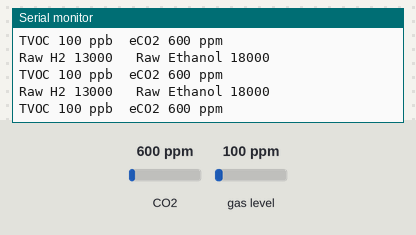
A sketch run on a simulated Arduino Uno, built with avr-gcc and run on an emulated ATmega328P. Shown: the last lines printed to the serial monitor. The inputs (shaded band) are chosen by the test bench; at power-on: CO2 600 ppm, gas level 100 ppm.

Above: at 1.2 s.
1.3 s: CO2 set to 452 ppm
At 1.9 s:
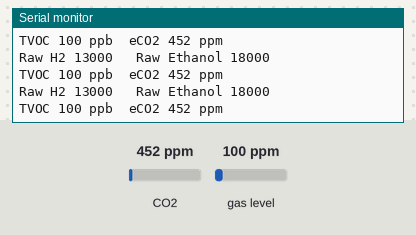
2.8 s: gas level set to 20 ppm
At 3.6 s:
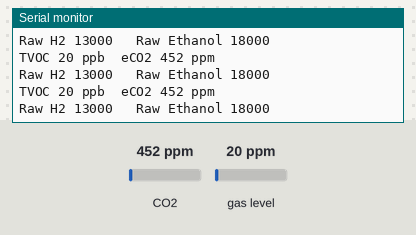
4.3 s: CO2 set to 1050 ppm
At 5.0 s:
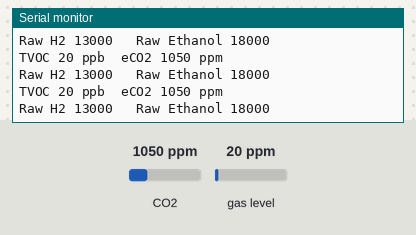
Timing chart, 0 to 6.4 s (numbered marks = the images above; inputs shaded):
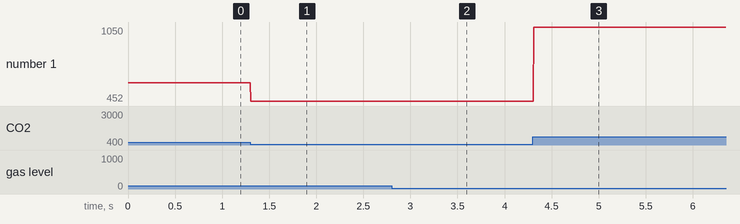

Measured:
- after the input at 1.3 s, the serial monitor: prints a new line at once (image 1)
- after the input at 2.8 s, the serial monitor: prints a new line at once (image 2)
- after the input at 4.3 s, the serial monitor: prints a new line at once (image 3)
- plotted number 1: 600 → 452 after the input at 1.3 s, 452 → 1050 after the input at 4.3 s

The sketch:

main.ino
```cpp
#include <Wire.h>            //Gas sensor
#include "Adafruit_SGP30.h"  //Gas sensor

Adafruit_SGP30 sgp;          //Gas sensor

void setup() {
  Serial.begin(115200);
  gasSensorSetup();
}

void loop() {
  getGasSensorMeasurements();
}


void gasSensorSetup() {
  while (!Serial) { delay(10); } // Wait for serial console to open!

  Serial.println("SGP30 test");

  if (! sgp.begin()){
    Serial.println("Sensor not found :(");
    while (1);
  }
  Serial.print("Found SGP30 serial #");
  Serial.print(sgp.serialnumber[0], HEX);
  Serial.print(sgp.serialnumber[1], HEX);
  Serial.println(sgp.serialnumber[2], HEX);

  // If you have a baseline measurement from before you can assign it to start, to 'self-calibrate'
  //sgp.setIAQBaseline(0x8E68, 0x8F41);  // Will vary for each sensor!
}

// DOESNT RETURN ANY VALUES CURRENTLY!!!
void getGasSensorMeasurements(){
  // If you have a temperature / humidity sensor, you can set the absolute humidity to enable the humditiy compensation for the air quality signals
  //float temperature = 22.1; // [°C]
  //float humidity = 45.2; // [%RH]
  //sgp.setHumidity(getAbsoluteHumidity(temperature, humidity));

  if (! sgp.IAQmeasure()) {
    Serial.println("Measurement failed");
    return;
  }
  Serial.print("TVOC "); Serial.print(sgp.TVOC); Serial.print(" ppb\t");
  Serial.print("eCO2 "); Serial.print(sgp.eCO2); Serial.println(" ppm");

  if (! sgp.IAQmeasureRaw()) {
    Serial.println("Raw Measurement failed");
    return;
  }
  Serial.print("Raw H2 "); Serial.print(sgp.rawH2); Serial.print(" \t");
  Serial.print("Raw Ethanol "); Serial.print(sgp.rawEthanol); Serial.println("");
}

/* return absolute humidity [mg/m^3] with approximation formula
* @param temperature [°C]
* @param humidity [%RH]
*/
uint32_t getAbsoluteHumidity(float temperature, float humidity) {
    // approximation formula from Sensirion SGP30 Driver Integration chapter 3.15
    const float absoluteHumidity = 216.7f * ((humidity / 100.0f) * 6.112f * exp((17.62f * temperature) / (243.12f + temperature)) / (273.15f + temperature)); // [g/m^3]
    const uint32_t absoluteHumidityScaled = static_cast<uint32_t>(1000.0f * absoluteHumidity); // [mg/m^3]
    return absoluteHumidityScaled;
}
```
